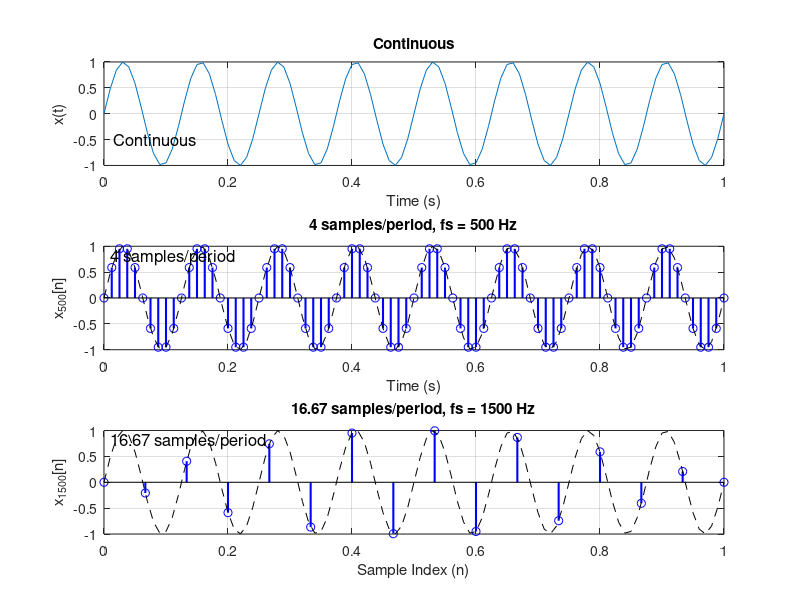

This chart was generated by the following MATLAB code: (Note: this script raises an error after producing the figure.)
% Coded by: Carlo Neil Micael
warning('Copyright Notice: This script is protected by copyright laws. Unauthorized copying, distribution, or modification is prohibited and may result in legal consequences.');
% Start line code here

% Define the time vector for the continuous signal
t = 0:0.01:1; % Sampling at 10,000 Hz

% Define the continuous signal
x_c = sin(2*pi*8*t); 

% Define sampling frequencies
fs1 = 80; % 240 Hz
fs2 = 15; % 1000 Hz

% Calculate sampling intervals
Ts1 = 1/fs1; 
Ts2 = 1/fs2; 

% Generate time vectors for the sampled signals
n1 = 0:1/80:1;
n2 = 0:1/15:1;

% Sample the continuous signal
x_s1 = sin(2*pi*8*n1);
x_s2 = sin(2*pi*8*n2);

% Plotting
figure;

% Plot the continuous signal
subplot(3,1,1);
plot(t, x_c);

title('Continuous');
xlabel('Time (s)');
ylabel('x(t)');
grid on;
text(0.016, -0.5, 'Continuous', 'FontSize', 12);

% Plot the signal sampled at 500 Hz
subplot(3,1,2);
stem(n1, x_s1, 'bo-', 'LineWidth', 1.5);
hold on;
plot(t, x_c, 'k--'); % Plot continuous for reference
hold off;
title('4 samples/period, fs = 500 Hz');
xlabel('Time (s)');
ylabel('x_{500}[n]');
grid on;
text(0.01, 0.8, '4 samples/period', 'FontSize', 12);

% Plot the signal sampled at 1500 Hz
subplot(3,1,3);
stem(n2, x_s2, 'bo-', 'LineWidth', 1.5);
hold on;
plot(t, x_c, 'k--'); % Plot continuous for reference
hold off;
title('16.67 samples/period, fs = 1500 Hz');
text(0.01, 0.8, '16.67 samples/period', 'FontSize', 12);
xlabel('Sample Index (n)');
ylabel('x_{1500}[n]');
grid on;

% Adjust subplot spacing
sgtitle('Copyright Notice: Unauthorized copying, distribution, or modification is prohibited'); 
set(gcf, 'Position', [100, 100, 800, 600]); % Adjust figure size

% End line Code here
